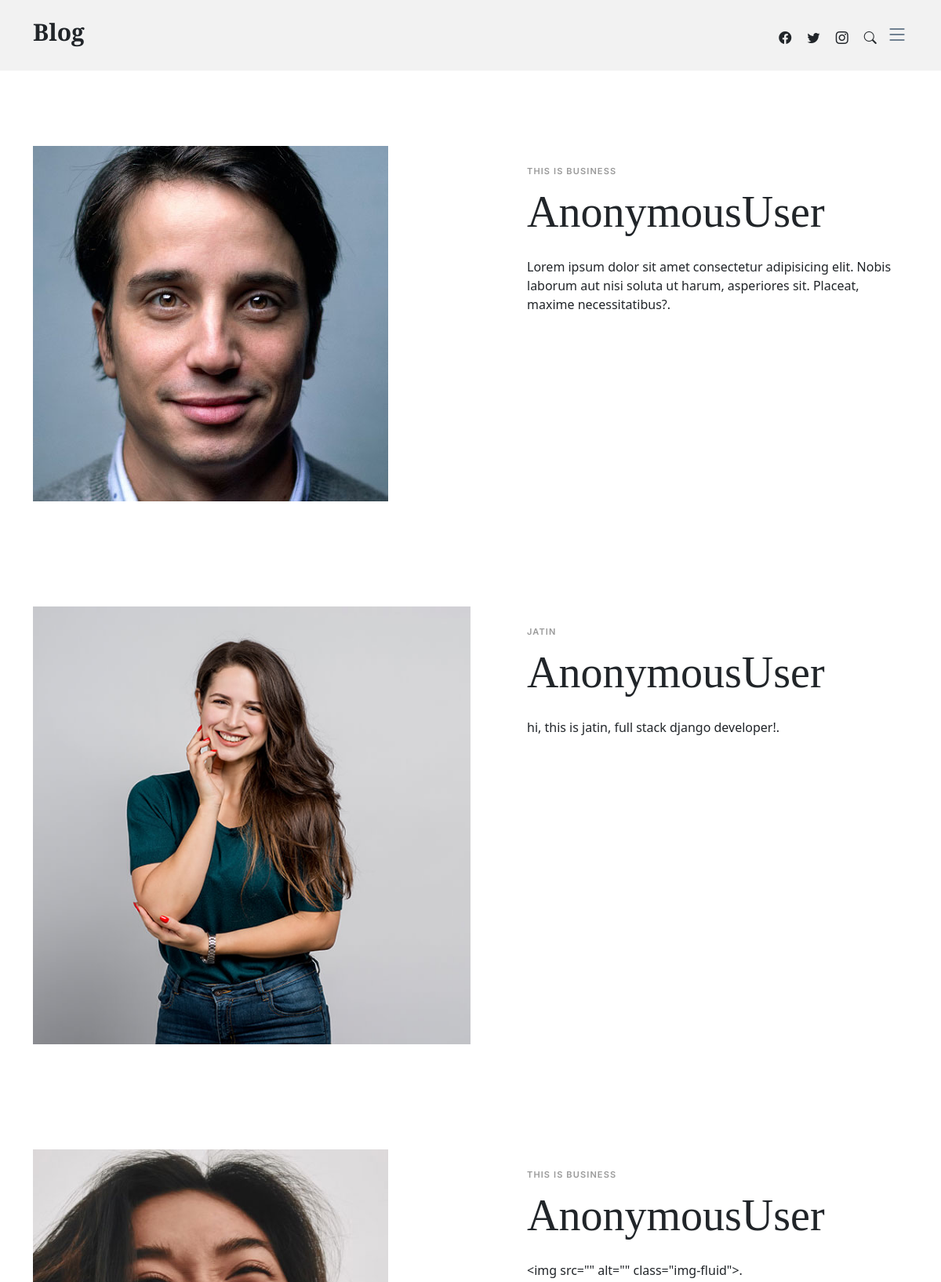
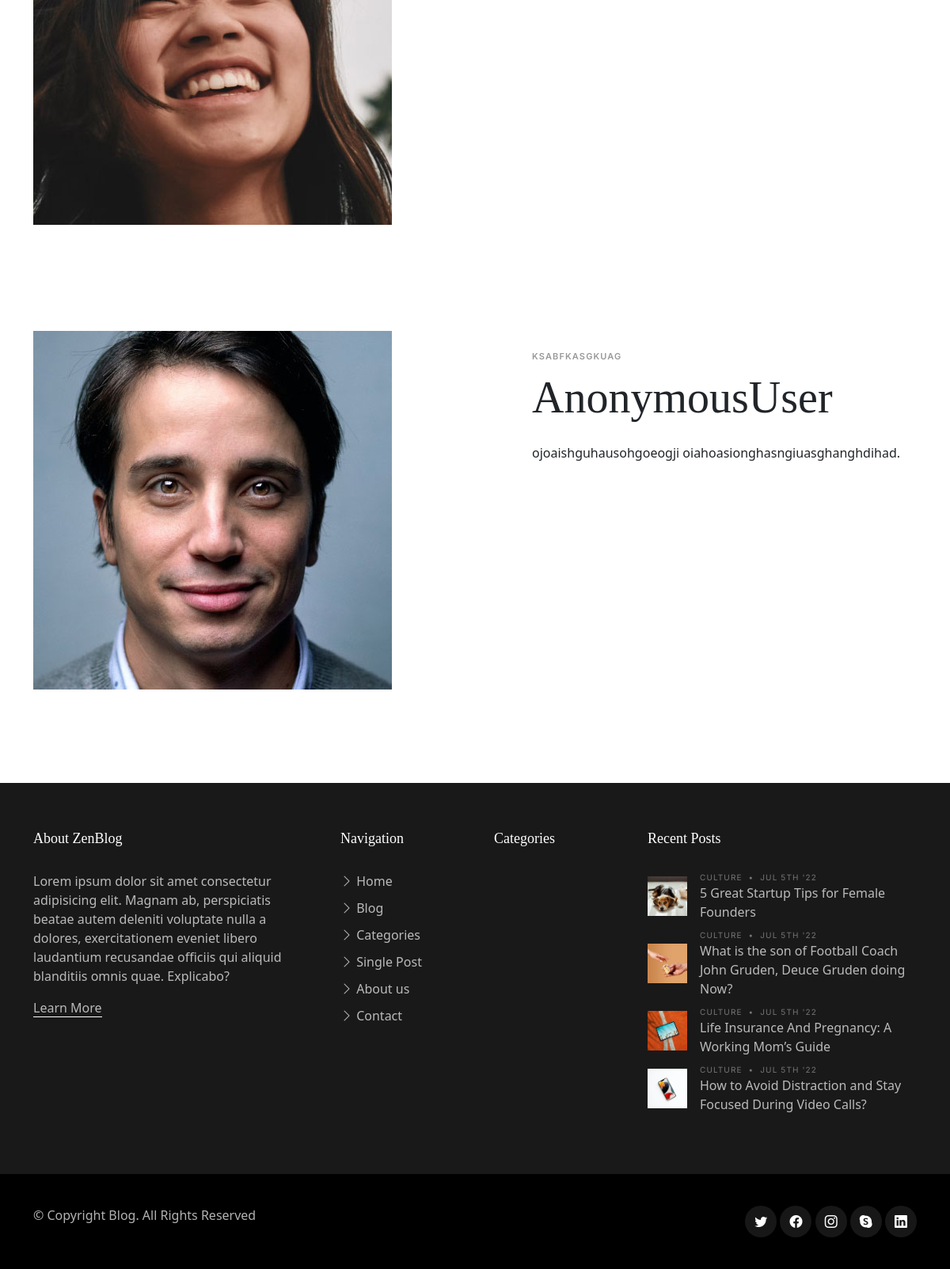
/core/about, run on the app's committed database (2 pictures, top to bottom).
### core/models.py (models this page shows, shortened)
class BaseModel(models.Model):
    uuid = models.UUIDField( editable=False , primary_key=True, default=uuid.uuid4)
    created_at = models.DateField(auto_now_add=True)
    updated_at = models.DateField(auto_now_add=True)
    class Meta:
        abstract = True

class Blog(BaseModel):
    category = models.ForeignKey(Category, on_delete= models.CASCADE)
    datetime = models.DateField(auto_now_add= True)
    title = models.CharField(max_length= 100)
    description = models.TextField()
    image = models.ImageField(upload_to = 'media/',blank = True)
    is_trending = models.BooleanField(default= False)

### core/views.py (the view)
# urls.py: path('about', views.about, name='Blog-About'),
def about(request):
    blog = Blog.objects.all()
    context = {
        'about_blog':blog
    }
    return render(request, 'core/about.html', context )

### core/templates/core/about.html (shortened to what this page needs)
{% extends 'base.html' %}
{% block content %}
<main id="main">
    <section>
        {% for ab  in about_blog  %}
      <div class="container" data-aos="fade-up">
        <div class="row">
          <div class="col-lg-12 text-center mb-5">
          </div>
        </div>
        <div class="row mb-5">
          <div class="d-md-flex post-entry-2 half">
            <a href="#" class="me-4 thumbnail">
              <img src="{{ab.image.url}}" alt="" class="img-fluid">
            </a>
            <div class="ps-md-5 mt-4 mt-md-0">
              <div class="post-meta mt-4">{{ab.title}}</div>
              <h2 class="mb-4 display-4">{{request.user}}</h2>
              <p>{{ab.description}}.</p>
            </div>
          </div>
        </div>
      </div>
      {% endfor %}
    </section>
</main>
{% endblock content %}

### core/templates/base.html (shortened to what this page needs)
{% load static %}
<!DOCTYPE html>
<html lang="en">
<head>
    <link href="{% static 'assets/vendor/bootstrap/css/bootstrap.min.css' %}" rel="stylesheet">
    <link href="{% static 'assets/vendor/bootstrap-icons/bootstrap-icons.css' %}" rel="stylesheet">
    <link href="{% static 'assets/vendor/swiper/swiper-bundle.min.css' %}" rel="stylesheet">
    <link href="{% static 'assets/vendor/glightbox/css/glightbox.min.css' %}" rel="stylesheet">
    <link href="{% static 'assets/vendor/aos/aos.css' %}" rel="stylesheet">
    <link href="{% static 'assets/css/variables.css' %}" rel="stylesheet">
    <link href="{% static 'assets/css/main.css' %}" rel="stylesheet">
</head>
<body>
   {% include 'components/header.html' %}
    {% block content %}
    {% endblock content %}
      {% include 'components/footer.html' %}
</body>
</html>

### core/templates/components/header.html (shortened to what this page needs)
<header id="header" class="header d-flex align-items-center fixed-top">
    <div class="container-fluid container-xl d-flex align-items-center justify-content-between">
      <a href="{% url 'Blog-Home' %}" class="logo d-flex align-items-center">
        <h1>Blog</h1>
      </a>
      <div class="position-relative">
        <a href="https://www.facebook.com/john.bista2k58/" class="mx-2"><span class="bi-facebook"></span></a>
        <a href="#" class="mx-2"><span class="bi-twitter"></span></a>
        <a href="#" class="mx-2"><span class="bi-instagram"></span></a>
        <a href="#" class="mx-2 js-search-open"><span class="bi-search"></span></a>
        <i class="bi bi-list mobile-nav-toggle"></i>
      </div>
    </div>
</header>

### core/templates/components/footer.html (shortened to what this page needs)
<footer id="footer" class="footer">
    <div class="footer-content">
      <div class="container">
        <div class="row g-5">
          <div class="col-lg-4">
            <h3 class="footer-heading">About ZenBlog</h3>
            <p>Lorem ipsum dolor sit amet consectetur adipisicing elit. Magnam ab, perspiciatis beatae autem deleniti voluptate nulla a dolores, exercitationem eveniet libero laudantium recusandae officiis qui aliquid blanditiis omnis quae. Explicabo?</p>
            <p><a href="about.html" class="footer-link-more">Learn More</a></p>
          </div>
          <div class="col-6 col-lg-2">
            <h3 class="footer-heading">Navigation</h3>
            <ul class="footer-links list-unstyled">
              <li><a href="index.html"><i class="bi bi-chevron-right"></i> Home</a></li>
              <li><a href="index.html"><i class="bi bi-chevron-right"></i> Blog</a></li>
              <li><a href="category.html"><i class="bi bi-chevron-right"></i> Categories</a></li>
              <li><a href="single-post.html"><i class="bi bi-chevron-right"></i> Single Post</a></li>
              <li><a href="about.html"><i class="bi bi-chevron-right"></i> About us</a></li>
              <li><a href="contact.html"><i class="bi bi-chevron-right"></i> Contact</a></li>
            </ul>
          </div>
          <div class="col-6 col-lg-2">
            <h3 class="footer-heading">Categories</h3>
          </div>
          <div class="col-lg-4">
            <h3 class="footer-heading">Recent Posts</h3>
            <ul class="footer-links footer-blog-entry list-unstyled">
              <li>
                <a href="single-post.html" class="d-flex align-items-center">
                  <img src="assets/img/post-sq-1.jpg" alt="" class="img-fluid me-3">
                  <div>
                    <div class="post-meta d-block"><span class="date">Culture</span> <span class="mx-1">&bullet;</span> <span>Jul 5th '22</span></div>
                    <span>5 Great Startup Tips for Female Founders</span>
                  </div>
                </a>
              </li>
              <li>
                <a href="single-post.html" class="d-flex align-items-center">
                  <img src="assets/img/post-sq-2.jpg" alt="" class="img-fluid me-3">
                  <div>
                    <div class="post-meta d-block"><span class="date">Culture</span> <span class="mx-1">&bullet;</span> <span>Jul 5th '22</span></div>
                    <span>What is the son of Football Coach John Gruden, Deuce Gruden doing Now?</span>
                  </div>
                </a>
              </li>
              <li>
                <a href="single-post.html" class="d-flex align-items-center">
                  <img src="assets/img/post-sq-3.jpg" alt="" class="img-fluid me-3">
                  <div>
                    <div class="post-meta d-block"><span class="date">Culture</span> <span class="mx-1">&bullet;</span> <span>Jul 5th '22</span></div>
                    <span>Life Insurance And Pregnancy: A Working Mom’s Guide</span>
                  </div>
                </a>
              </li>
              <li>
                <a href="single-post.html" class="d-flex align-items-center">
                  <img src="assets/img/post-sq-4.jpg" alt="" class="img-fluid me-3">
                  <div>
                    <div class="post-meta d-block"><span class="date">Culture</span> <span class="mx-1">&bullet;</span> <span>Jul 5th '22</span></div>
                    <span>How to Avoid Distraction and Stay Focused During Video Calls?</span>
                  </div>
                </a>
              </li>
            </ul>
          </div>
        </div>
      </div>
    </div>
    <div class="footer-legal">
      <div class="container">
        <div class="row justify-content-between">
          <div class="col-md-6 text-center text-md-start mb-3 mb-md-0">
            <div class="copyright">
              © Copyright <strong><span>Blog</span></strong>. All Rights Reserved
            </div>
          </div>
          <div class="col-md-6">
            <div class="social-links mb-3 mb-lg-0 text-center text-md-end">
              <a href="#" class="twitter"><i class="bi bi-twitter"></i></a>
              <a href="#" class="facebook"><i class="bi bi-facebook"></i></a>
              <a href="#" class="instagram"><i class="bi bi-instagram"></i></a>
              <a href="#" class="google-plus"><i class="bi bi-skype"></i></a>
              <a href="#" class="linkedin"><i class="bi bi-linkedin"></i></a>
            </div>
          </div>
        </div>
      </div>
    </div>
  </footer>

### static/assets/css/variables.css (style rules this page uses)
:root { --font-default: 'EB Garamond', system-ui, -apple-system, "Segoe UI", Roboto, "Helvetica Neue", Arial, "Noto Sans", "Liberation Sans", sans-serif, "Apple Color Emoji", "Segoe UI Emoji", "Segoe UI Symbol", "Noto Color Emoji"; --font-primary: 'EB Garamond', serif; --font-secondary: 'Inter', sans-serif; --color-default: #212529; --color-default-rgb: 33, 37, 41; --color-links: #212529; --color-links-hover: #15171a; --color-primary: #212529; --color-primary-light: #26282c; --color-primary-dark: #0b0c0e; --color-primary-rgb: 33, 37, 41; --color-primary-light-rgb: 38, 40, 44; --color-primary-dark-rgb: 11, 12, 14; --color-secondary: #596d80; --color-secondary-light: #8498aa; --color-secondary-dark: #404f5c; --color-secondary-rgb: 89, 109, 128; --color-secondary-light-rgb: 132, 152, 170; --color-secondary-dark-rgb: 64, 79, 92; --color-blue: #0d6efd; --color-blue-rgb: 13, 110, 253; --color-indigo: #6610f2; --color-indigo-rgb: 102, 16, 242; --color-purple: #6f42c1; --color-purple-rgb: 111, 66, 193; --color-pink: #f3268c; --color-pink-rgb: 243, 38, 140; --color-red: #df1529; --color-red-rgb: 223, 21, 4; --color-orange: #fd7e14; --color-orange-rgb: 253, 126, 20; --color-yellow: #ffc107; --color-yellow-rgb: 255, 193, 7; --color-green: #059652; --color-green-rgb: 5, 150, 82; --color-teal: #20c997; --color-teal-rgb: 32, 201, 151; --color-cyan: #0dcaf0; --color-cyan-rgb: 13, 202, 240; --color-white: #ffffff; --color-white-rgb: 255, 255, 255; --color-gray: #6c757d; --color-gray-rgb: 108, 117, 125; --color-black: #000000; --color-black-rgb: 0, 0, 0; }
:root { --bs-blue: var(--color-blue); --bs-indigo: var(--color-indigo); --bs-purple: var(--color-purple); --bs-pink: var(--color-pink); --bs-red: var(--color-red); --bs-orange: var(--color-orange); --bs-yellow: var(--color-yellow); --bs-green: var(--color-green); --bs-teal: var(--color-teal); --bs-cyan: var(--color-cyan); --bs-white: var(--color-white); --bs-gray: var(--color-gray); --bs-gray-dark: #343a40; --bs-gray-100: #f8f9fa; --bs-gray-200: #e9ecef; --bs-gray-300: #dee2e6; --bs-gray-400: #ced4da; --bs-gray-500: #adb5bd; --bs-gray-600: #6c757d; --bs-gray-700: #495057; --bs-gray-800: #343a40; --bs-gray-900: #212529; --bs-primary: var(--color-blue); --bs-secondary: var(--color-blue); --bs-success: #198754; --bs-info: #0dcaf0; --bs-warning: #ffc107; --bs-danger: #dc3545; --bs-light: #f8f9fa; --bs-dark: #212529; --bs-primary-rgb: var(--color-primary-rgb); --bs-secondary-rgb: var(--color-secondary-rgb); --bs-success-rgb: 25, 135, 84; --bs-info-rgb: 13, 202, 240; --bs-warning-rgb: 255, 193, 7; --bs-danger-rgb: 220, 53, 69; --bs-light-rgb: 248, 249, 250; --bs-dark-rgb: 33, 37, 41; --bs-white-rgb: var(--color-white-rgb); --bs-black-rgb: var(--color-black-rgb); --bs-body-color-rgb: var(--color-default-rgb); --bs-body-bg-rgb: 255, 255, 255; --bs-font-sans-serif: var(--font-default); --bs-font-monospace: SFMono-Regular, Menlo, Monaco, Consolas, "Liberation Mono", "Courier New", monospace; --bs-gradient: linear-gradient(180deg, rgba(255, 255, 255, 0.15), rgba(255, 255, 255, 0)); --bs-body-font-family: var(--font-default); --bs-body-font-size: 1rem; --bs-body-font-weight: 400; --bs-body-line-height: 1.5; --bs-body-color: var(--color-default); --bs-body-bg: #fff; }

### data on the page
Blog: image (picture), title "THIS IS BUSINESS", user "AnonymousUser", description "Lorem ipsum dolor sit amet consectetur adipisicing elit. Nobis laborum aut nisi soluta ut harum, asperiores sit. Placeat, maxime necessitatibus?"
Blog: image (picture), title "JATIN", user "AnonymousUser", description "hi, this is jatin, full stack django developer!"
Blog: image (picture), title "THIS IS BUSINESS", user "AnonymousUser", description "<img src=\"\" alt=\"\" class=\"img-fluid\">"
Blog: image (picture), title "KSABFKASGKUAG", user "AnonymousUser", description "ojoaishguhausohgoeogji oiahoasionghasngiuasghanghdihad"
